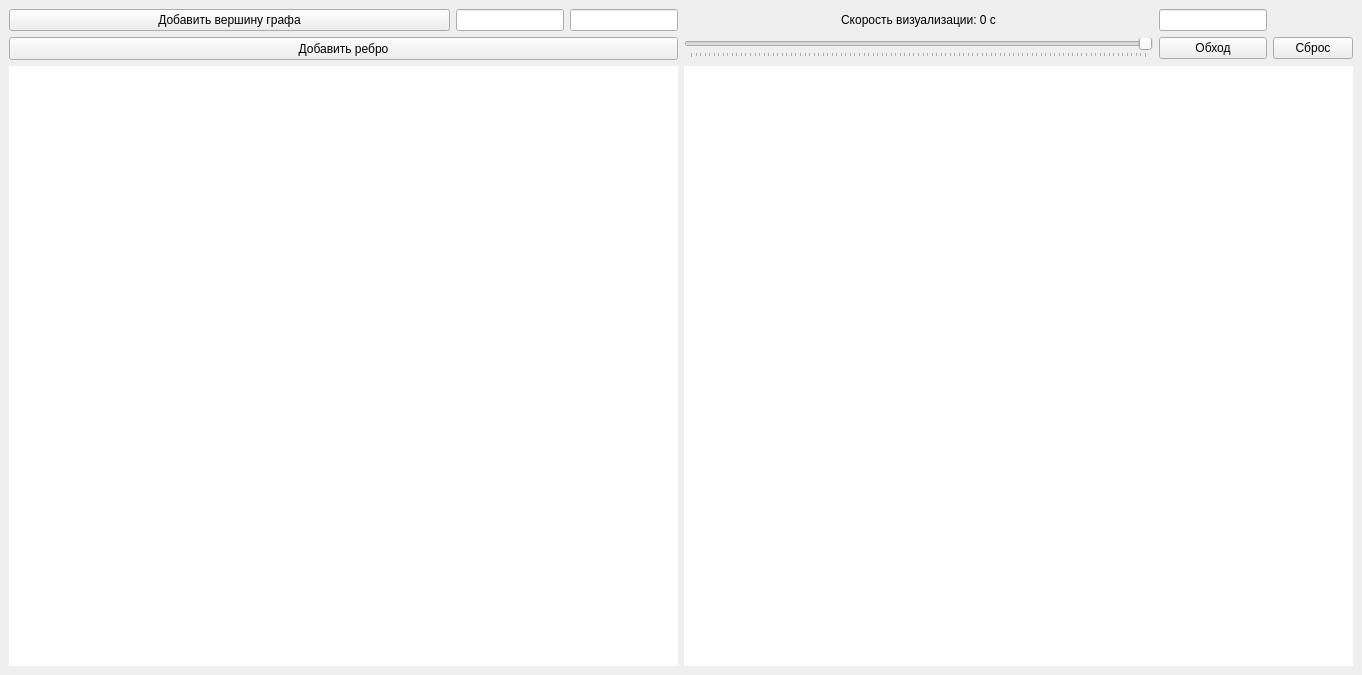
<?xml version="1.0" encoding="UTF-8"?>
<ui version="4.0">
 <class>MainWindow</class>
 <widget class="QMainWindow" name="MainWindow">
  <property name="geometry">
   <rect>
    <x>0</x>
    <y>0</y>
    <width>1362</width>
    <height>675</height>
   </rect>
  </property>
  <property name="windowTitle">
   <string>Обход графа в глубину</string>
  </property>
  <property name="autoFillBackground">
   <bool>true</bool>
  </property>
  <widget class="QWidget" name="centralwidget">
   <layout class="QGridLayout" name="gridLayout">
    <item row="6" column="0" colspan="4">
     <widget class="Draw" name="widget" native="true">
      <property name="enabled">
       <bool>true</bool>
      </property>
      <property name="minimumSize">
       <size>
        <width>669</width>
        <height>574</height>
       </size>
      </property>
      <property name="palette">
       <palette>
        <active>
         <colorrole role="Base">
          <brush brushstyle="SolidPattern">
           <color alpha="255">
            <red>255</red>
            <green>255</green>
            <blue>255</blue>
           </color>
          </brush>
         </colorrole>
         <colorrole role="Window">
          <brush brushstyle="SolidPattern">
           <color alpha="255">
            <red>255</red>
            <green>255</green>
            <blue>255</blue>
           </color>
          </brush>
         </colorrole>
         <colorrole role="AlternateBase">
          <brush brushstyle="SolidPattern">
           <color alpha="255">
            <red>255</red>
            <green>255</green>
            <blue>255</blue>
           </color>
          </brush>
         </colorrole>
        </active>
        <inactive>
         <colorrole role="Base">
          <brush brushstyle="SolidPattern">
           <color alpha="255">
            <red>255</red>
            <green>255</green>
            <blue>255</blue>
           </color>
          </brush>
         </colorrole>
         <colorrole role="Window">
          <brush brushstyle="SolidPattern">
           <color alpha="255">
            <red>255</red>
            <green>255</green>
            <blue>255</blue>
           </color>
          </brush>
         </colorrole>
         <colorrole role="AlternateBase">
          <brush brushstyle="SolidPattern">
           <color alpha="255">
            <red>255</red>
            <green>255</green>
            <blue>255</blue>
           </color>
          </brush>
         </colorrole>
        </inactive>
        <disabled>
         <colorrole role="Base">
          <brush brushstyle="SolidPattern">
           <color alpha="255">
            <red>255</red>
            <green>255</green>
            <blue>255</blue>
           </color>
          </brush>
         </colorrole>
         <colorrole role="Window">
          <brush brushstyle="SolidPattern">
           <color alpha="255">
            <red>255</red>
            <green>255</green>
            <blue>255</blue>
           </color>
          </brush>
         </colorrole>
         <colorrole role="AlternateBase">
          <brush brushstyle="SolidPattern">
           <color alpha="255">
            <red>255</red>
            <green>255</green>
            <blue>255</blue>
           </color>
          </brush>
         </colorrole>
        </disabled>
       </palette>
      </property>
      <property name="autoFillBackground">
       <bool>true</bool>
      </property>
     </widget>
    </item>
    <item row="0" column="7">
     <widget class="QLineEdit" name="goLineEdit">
      <property name="sizePolicy">
       <sizepolicy hsizetype="Maximum" vsizetype="Fixed">
        <horstretch>0</horstretch>
        <verstretch>0</verstretch>
       </sizepolicy>
      </property>
     </widget>
    </item>
    <item row="5" column="8">
     <widget class="QPushButton" name="resetButton">
      <property name="sizePolicy">
       <sizepolicy hsizetype="Preferred" vsizetype="Fixed">
        <horstretch>0</horstretch>
        <verstretch>0</verstretch>
       </sizepolicy>
      </property>
      <property name="text">
       <string>Сброс</string>
      </property>
     </widget>
    </item>
    <item row="5" column="5" colspan="2">
     <widget class="QSlider" name="horizontalSlider">
      <property name="sizePolicy">
       <sizepolicy hsizetype="Minimum" vsizetype="Fixed">
        <horstretch>0</horstretch>
        <verstretch>0</verstretch>
       </sizepolicy>
      </property>
      <property name="maximum">
       <number>5000</number>
      </property>
      <property name="singleStep">
       <number>10</number>
      </property>
      <property name="pageStep">
       <number>10</number>
      </property>
      <property name="orientation">
       <enum>Qt::Horizontal</enum>
      </property>
      <property name="invertedAppearance">
       <bool>true</bool>
      </property>
      <property name="invertedControls">
       <bool>true</bool>
      </property>
      <property name="tickPosition">
       <enum>QSlider::TicksBelow</enum>
      </property>
      <property name="tickInterval">
       <number>50</number>
      </property>
     </widget>
    </item>
    <item row="6" column="5" colspan="4">
     <widget class="Draw" name="widget_2" native="true">
      <property name="minimumSize">
       <size>
        <width>669</width>
        <height>574</height>
       </size>
      </property>
      <property name="palette">
       <palette>
        <active>
         <colorrole role="Base">
          <brush brushstyle="SolidPattern">
           <color alpha="255">
            <red>255</red>
            <green>255</green>
            <blue>255</blue>
           </color>
          </brush>
         </colorrole>
         <colorrole role="Window">
          <brush brushstyle="SolidPattern">
           <color alpha="255">
            <red>255</red>
            <green>255</green>
            <blue>255</blue>
           </color>
          </brush>
         </colorrole>
         <colorrole role="AlternateBase">
          <brush brushstyle="SolidPattern">
           <color alpha="255">
            <red>255</red>
            <green>255</green>
            <blue>255</blue>
           </color>
          </brush>
         </colorrole>
        </active>
        <inactive>
         <colorrole role="Base">
          <brush brushstyle="SolidPattern">
           <color alpha="255">
            <red>255</red>
            <green>255</green>
            <blue>255</blue>
           </color>
          </brush>
         </colorrole>
         <colorrole role="Window">
          <brush brushstyle="SolidPattern">
           <color alpha="255">
            <red>255</red>
            <green>255</green>
            <blue>255</blue>
           </color>
          </brush>
         </colorrole>
         <colorrole role="AlternateBase">
          <brush brushstyle="SolidPattern">
           <color alpha="255">
            <red>255</red>
            <green>255</green>
            <blue>255</blue>
           </color>
          </brush>
         </colorrole>
        </inactive>
        <disabled>
         <colorrole role="Base">
          <brush brushstyle="SolidPattern">
           <color alpha="255">
            <red>255</red>
            <green>255</green>
            <blue>255</blue>
           </color>
          </brush>
         </colorrole>
         <colorrole role="Window">
          <brush brushstyle="SolidPattern">
           <color alpha="255">
            <red>255</red>
            <green>255</green>
            <blue>255</blue>
           </color>
          </brush>
         </colorrole>
         <colorrole role="AlternateBase">
          <brush brushstyle="SolidPattern">
           <color alpha="255">
            <red>255</red>
            <green>255</green>
            <blue>255</blue>
           </color>
          </brush>
         </colorrole>
        </disabled>
       </palette>
      </property>
      <property name="autoFillBackground">
       <bool>true</bool>
      </property>
     </widget>
    </item>
    <item row="0" column="2">
     <widget class="QLineEdit" name="rightEdit">
      <property name="sizePolicy">
       <sizepolicy hsizetype="Fixed" vsizetype="Fixed">
        <horstretch>0</horstretch>
        <verstretch>0</verstretch>
       </sizepolicy>
      </property>
     </widget>
    </item>
    <item row="0" column="0" colspan="2">
     <widget class="QPushButton" name="nodeButton">
      <property name="sizePolicy">
       <sizepolicy hsizetype="Minimum" vsizetype="Fixed">
        <horstretch>0</horstretch>
        <verstretch>0</verstretch>
       </sizepolicy>
      </property>
      <property name="text">
       <string>Добавить вершину графа</string>
      </property>
     </widget>
    </item>
    <item row="0" column="3">
     <widget class="QLineEdit" name="leftEdit">
      <property name="sizePolicy">
       <sizepolicy hsizetype="Fixed" vsizetype="Fixed">
        <horstretch>0</horstretch>
        <verstretch>0</verstretch>
       </sizepolicy>
      </property>
     </widget>
    </item>
    <item row="0" column="8">
     <widget class="QLabel" name="label_3">
      <property name="sizePolicy">
       <sizepolicy hsizetype="Maximum" vsizetype="Preferred">
        <horstretch>0</horstretch>
        <verstretch>0</verstretch>
       </sizepolicy>
      </property>
      <property name="palette">
       <palette>
        <active>
         <colorrole role="WindowText">
          <brush brushstyle="SolidPattern">
           <color alpha="255">
            <red>0</red>
            <green>85</green>
            <blue>0</blue>
           </color>
          </brush>
         </colorrole>
        </active>
        <inactive>
         <colorrole role="WindowText">
          <brush brushstyle="SolidPattern">
           <color alpha="255">
            <red>0</red>
            <green>85</green>
            <blue>0</blue>
           </color>
          </brush>
         </colorrole>
        </inactive>
        <disabled>
         <colorrole role="WindowText">
          <brush brushstyle="SolidPattern">
           <color alpha="255">
            <red>120</red>
            <green>120</green>
            <blue>120</blue>
           </color>
          </brush>
         </colorrole>
        </disabled>
       </palette>
      </property>
      <property name="text">
       <string/>
      </property>
      <property name="alignment">
       <set>Qt::AlignCenter</set>
      </property>
     </widget>
    </item>
    <item row="5" column="0" colspan="4">
     <widget class="QPushButton" name="vergeButton">
      <property name="sizePolicy">
       <sizepolicy hsizetype="Preferred" vsizetype="Fixed">
        <horstretch>0</horstretch>
        <verstretch>0</verstretch>
       </sizepolicy>
      </property>
      <property name="minimumSize">
       <size>
        <width>669</width>
        <height>23</height>
       </size>
      </property>
      <property name="text">
       <string>Добавить ребро</string>
      </property>
      <property name="flat">
       <bool>false</bool>
      </property>
     </widget>
    </item>
    <item row="5" column="7">
     <widget class="QPushButton" name="goButton">
      <property name="sizePolicy">
       <sizepolicy hsizetype="Preferred" vsizetype="Fixed">
        <horstretch>0</horstretch>
        <verstretch>0</verstretch>
       </sizepolicy>
      </property>
      <property name="text">
       <string>Обход</string>
      </property>
     </widget>
    </item>
    <item row="0" column="5" colspan="2">
     <widget class="QLabel" name="label_2">
      <property name="sizePolicy">
       <sizepolicy hsizetype="Preferred" vsizetype="Preferred">
        <horstretch>0</horstretch>
        <verstretch>0</verstretch>
       </sizepolicy>
      </property>
      <property name="layoutDirection">
       <enum>Qt::LeftToRight</enum>
      </property>
      <property name="text">
       <string>Скорость визуализации: 0 c</string>
      </property>
      <property name="alignment">
       <set>Qt::AlignCenter</set>
      </property>
     </widget>
    </item>
   </layout>
  </widget>
  <widget class="QMenuBar" name="menubar">
   <property name="geometry">
    <rect>
     <x>0</x>
     <y>0</y>
     <width>1362</width>
     <height>21</height>
    </rect>
   </property>
  </widget>
 </widget>
 <customwidgets>
  <customwidget>
   <class>Draw</class>
   <extends>QWidget</extends>
   <header location="global">draw.h</header>
   <container>1</container>
  </customwidget>
 </customwidgets>
 <resources/>
 <connections/>
</ui>
